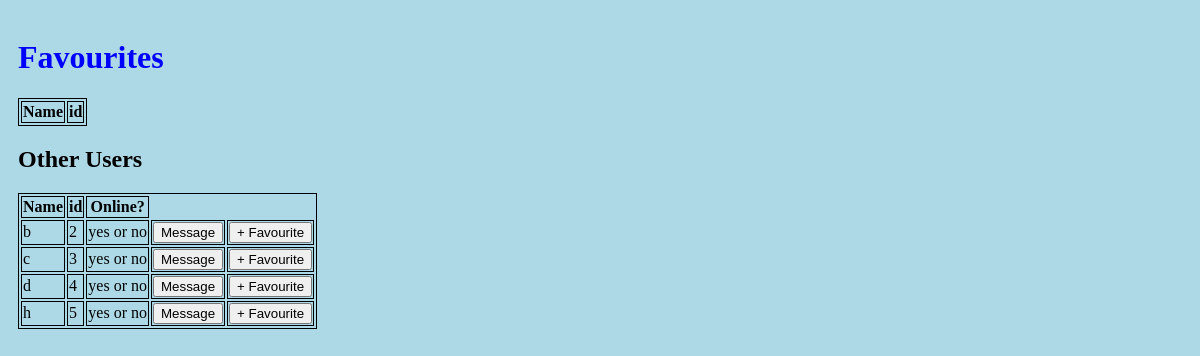
Before: /friends_list (signed in) with the older database file.
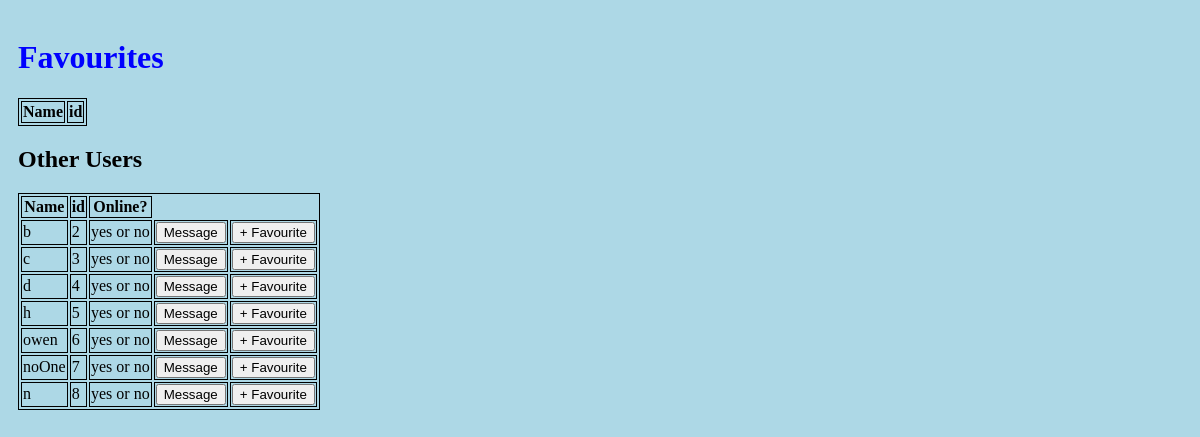
After: the same page with the newer database file.
### website/models.py (models this page shows)
class User(db.Model, UserMixin):
    id = db.Column(db.Integer, primary_key=True)
    email = db.Column(db.String(150), unique=True)
    password = db.Column(db.String(150))
    first_name = db.Column(db.String(150))
    Messages = db.relationship('Messages')
    score = db.Column(db.Integer)
    followed = db.relationship('User',
                               secondary=followers,
                               primaryjoin=(followers.c.follower_id == id),
                               secondaryjoin=(followers.c.followed_id == id),
                               backref=db.backref('followers', lazy='dynamic'),
                               lazy='dynamic')

### website/auth.py (the view)
@auth.route('/friends_list')
@login_required
def friends_list():
    friends_list = current_user.followed.order_by(User.first_name).filter(User.id!=current_user.id)
    not_friends_list = User.query.filter(not_(User.id.in_([user.id for user in current_user.followed]))).all()
    return render_template("friends_list.html", user=current_user, friends_list=friends_list, not_friends_list=not_friends_list)

### website/__init__.py (called while the page is built)
def create_app():
    app = Flask(__name__)
    app.config['SECRET_KEY'] = 'abcd'
    app.config['SQLALCHEMY_DATABASE_URI'] = f'sqlite:///{DB_NAME}'
    db.init_app(app)
    from .views import views
    from .auth import auth
    app.register_blueprint(views, url_prefix='/')
    app.register_blueprint(auth, url_prefix='/')
    from .models import User, Messages
    with app.app_context():
        db.create_all()
    login_manager = LoginManager()
    login_manager.login_view = 'views.intro'
    login_manager.init_app(app)
    @login_manager.user_loader
    def load_user(id):
        return User.query.get(int(id))
    return app

### website/templates/friends_list.html (shortened to what this page needs)
<!DOCTYPE html>
<html lang="en">
<head>
    <link rel="stylesheet" href="{{ url_for('static', filename='css/scoreboard.css') }}"/>
</head>
<div class="container">
    <div class="column">
        <h1> Favourites </h1>
            <table id="favouriteTable">
                <thead>
                    <tr>
                        <th>Name</th>
                        <th>id</th>
                    </tr>
                </thead>
            </table>
            <h2> Other Users</h2>
            <table>
                <thead>
                    <tr>
                        <th>Name</th>
                        <th>id</th>
                        <th>Online?</th>
                    </tr>
                </thead>
                <tbody>
                    {% for name in not_friends_list %}
                    <tr>
                        <td>{{ name.first_name }}</td>
                        <td>{{ name.id }}</td>
                        <td>yes or no</td>
                        <td><button class="private_message">Message</button></td>
                        <td>
                            <form action="{{ url_for('auth.add_friend') }}" method="post">
                                <input type="submit" value="+ Favourite"/>
                            </form>
                        </td>
                    </tr>
                    {% endfor %}
                </tbody>
            </table>
    </div>
</html>

### website/static/css/scoreboard.css (style rules this page uses)
h1 { color:blue }
table, th, td { border: 1px solid black; }

### website/templates/friends_list.html (style rules this page uses)
.container { display: flex; }
.column { flex: 50%; padding: 10px; }

Changed rows visible on the page:
added User: first_name "owen", id "6"
added User: first_name "noOne", id "7"
added User: first_name "n", id "8"
